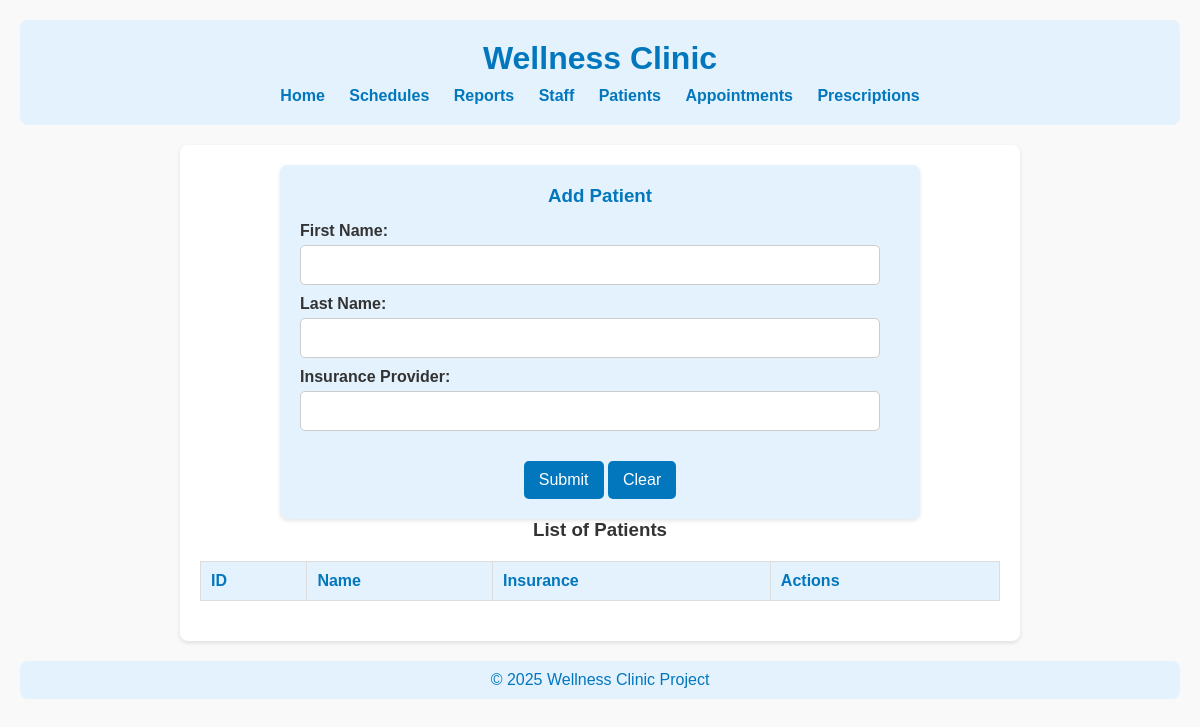
Before: /views/patients.php with the older database file.
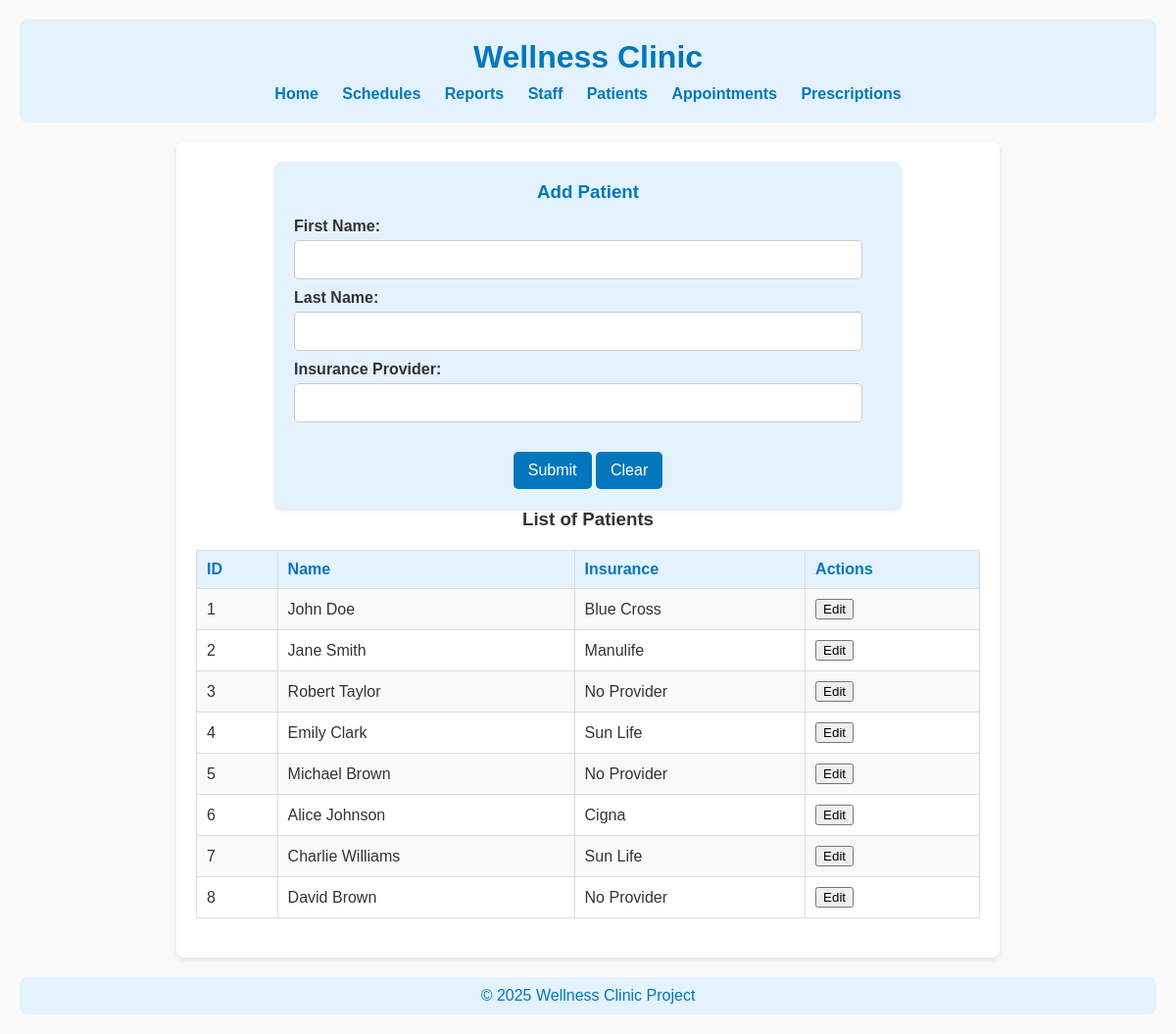
After: the same page with the newer database file.
### tables this page shows
CREATE TABLE patients (
    patient_id INTEGER PRIMARY KEY AUTOINCREMENT,
    first_name TEXT NOT NULL,
    last_name TEXT NOT NULL,
    insurance_provider TEXT NULL
);

### includes/db-classes.inc.php (called while the page is built, shortened)
<?php
class DatabaseHelper
{
    public static function runQuery($connection, $sql, $parameters = null)
    {
        try {
            $statement = null;
            if ($parameters !== null) {
                if (!is_array($parameters)) $parameters = [$parameters];
                $statement = $connection->prepare($sql);
                $executedOk = $statement->execute($parameters);
                if (!$executedOk) throw new PDOException;
            } else {
                $statement = $connection->query($sql);
            }
            return $statement;
        } catch (PDOException $e) {
            error_log("Database Error: " . $e->getMessage());
            return null;
        }
    }
}
class PatientDB
{
    private $pdo;
    private static $baseSQL =
    "SELECT *
                FROM patients";
    public function __construct($connection)
    {
        $this->pdo = $connection;
    }
    public function getAll()
    {
        $sql = self::$baseSQL;
        $statement = DatabaseHelper::runQuery($this->pdo, $sql, null);
        return $statement->fetchAll();
    }
}

### views/patients.php (the view, shortened to what this page needs)
<?php
require_once "../includes/db-classes.inc.php";
$conn = DatabaseHelper::createConnection(DBCONNSTRING);
$patientDB = new PatientDB($conn);
$patients = [];
try {
    $patients = $patientDB->getAll();
} catch (Exception $e) {
    $message = "<p style='color:red;'>{$e->getMessage()}</p>";
}
function generatePatientForm()
{
    return <<<HTML
    <form method="POST">
        <h3>Add Patient</h3>
        <label for="first_name">First Name:</label>
        <input type="text" id="first_name" name="first_name" required>
        <label for="last_name">Last Name:</label>
        <input type="text" id="last_name" name="last_name" required>
        <label for="insurance_provider">Insurance Provider:</label>
        <input type="text" id="insurance_provider" name="insurance_provider">
        <div class="button-group">
            <button type="submit" name="add_patient">Submit</button>
            <button type="reset">Clear</button>
        </div>
    </form>
HTML;
}
function generatePatientTable($patients)
{
    $output = "<section><h3>List of Patients</h3>";
    $output .= "<table border='1'>
                <tr>
                    <th>ID</th>
                    <th>Name</th>
                    <th>Insurance</th>
                    <th>Actions</th>
                </tr>";
    foreach ($patients as $patient) {
        $patientId = $patient['patient_id'];
        $insuranceProvider = !empty($patient['insurance_provider']) ? $patient['insurance_provider'] : "No Provider";
        $output .= "<tr>
                        <td>{$patientId}</td>
                        <td>{$patient['first_name']} {$patient['last_name']}</td>
                        <td>{$insuranceProvider}</td>
                        <td>
                            <button onclick=\"openModal('editModal{$patientId}')\">Edit</button>
                        </td>
                    </tr>";
        $output .= generateEditModal($patient);
    }
    $output .= "</table></section>";
    return $output;
}
function generateEditModal($patient)
{
    $patientId = $patient['patient_id'];
    $firstName = htmlspecialchars($patient['first_name']);
    $lastName = htmlspecialchars($patient['last_name']);
    $insuranceProvider = htmlspecialchars($patient['insurance_provider'] ?? 'No Provider');
    return <<<HTML
    <div id="editModal{$patientId}" class="modal">
        <div class="modal-content">
            <span onclick="closeModal('editModal{$patientId}')" class="close">&times;</span>
            <h2>Edit Patient</h2>
            <form method="POST">
                <input type="hidden" name="patient_id" value="{$patientId}">
                <div class="form-group">
                    <label for="first_name_{$patientId}">First Name:</label>
                    <input type="text" id="first_name_{$patientId}" name="first_name" value="{$firstName}" required>
                </div>
                <div class="form-group">
                    <label for="last_name_{$patientId}">Last Name:</label>
                    <input type="text" id="last_name_{$patientId}" name="last_name" value="{$lastName}" required>
                </div>
                <div class="form-group">
                    <label for="insurance_provider_{$patientId}">Insurance Provider:</label>
                    <input type="text" id="insurance_provider_{$patientId}" name="insurance_provider" value="{$insuranceProvider}">
                </div>
                <div class="button-group">
                    <button type="submit" name="update_patient">Update</button>
                    <button type="submit" name="delete_patient" style="background-color: red;">Delete</button>
                </div>
            </form>
        </div>
    </div>
HTML;
}
?>
<!DOCTYPE html>
<html lang="en">
<head>
    <link rel="stylesheet" href="../css/styles.css">
</head>
<body>
    <header>
        <h1>Wellness Clinic</h1>
        <nav>
            <ul>
                <li><a href="<?php echo BASE_URL; ?>/index.php">Home</a></li>
                <li><a href="<?php echo BASE_URL; ?>/views/schedule.php">Schedules</a></li>
                <li><a href="<?php echo BASE_URL; ?>/views/reports.php">Reports</a></li>
                <li><a href="<?php echo BASE_URL; ?>/views/staff.php">Staff</a></li>
                <li><a href="<?php echo BASE_URL; ?>/views/patients.php">Patients</a></li>
                <li><a href="<?php echo BASE_URL; ?>/views/appointments.php">Appointments</a></li>
                <li><a href="<?php echo BASE_URL; ?>/views/prescription.php">Prescriptions</a></li>
            </ul>
        </nav>
    </header>
    <main>
        <?= generatePatientForm(); ?>
        <?= generatePatientTable($patients); ?>
    </main>
    <footer>
        <p>&copy; <?php echo date("Y"); ?> Wellness Clinic Project</p>
    </footer>
</body>
</html>

### css/styles.css (style rules this page uses)
body, h1, h3, p, ul, li, table { margin: 0; padding: 0; box-sizing: border-box; }
body { font-family: Arial, sans-serif; background-color: #f9f9f9; color: #333; text-align: center; padding: 20px; }
header { background-color: #e3f2fd; padding: 20px; margin-bottom: 20px; border-radius: 8px; }
header h1 { color: #0277bd; font-size: 2rem; margin-bottom: 10px; }
header nav ul { list-style: none; padding: 0; }
header nav ul li { display: inline; margin: 0 10px; }
header nav ul li a { text-decoration: none; color: #0277bd; font-weight: bold; }
main { background-color: #ffffff; padding: 20px; border-radius: 8px; box-shadow: 0 2px 4px rgba(0, 0, 0, 0.1); max-width: 800px; margin: 0 auto; }
main table { width: 100%; border-collapse: collapse; margin: 20px 0; }
main table th, main table td { border: 1px solid #ddd; padding: 10px; text-align: left; }
main table th { background-color: #e3f2fd; color: #0277bd; }
main table tr:nth-child(even) { background-color: #f9f9f9; }
footer { margin-top: 20px; padding: 10px; background-color: #e3f2fd; border-radius: 8px; color: #0277bd; }

### views/patients.php (style rules this page uses)
form { background-color: #e3f2fd; padding: 20px; border-radius: 8px; margin-bottom: 20px; box-shadow: 0 2px 4px rgba(0, 0, 0, 0.1); max-width: 600px; margin: 0 auto; text-align: left; }
form h3 { color: #0277bd; text-align: center; margin-bottom: 15px; }
form label { font-weight: bold; margin-top: 10px; display: block; color: #333; }
form input, form select { width: 100%; padding: 10px; margin-top: 5px; border: 1px solid #ccc; border-radius: 5px; font-size: 1rem; }
form input, form select { width: calc(100% - 20px); padding: 10px; margin-top: 5px; border: 1px solid #ccc; border-radius: 5px; font-size: 1rem; box-sizing: border-box; }
form button { background-color: #0277bd; color: white; border: none; padding: 10px 15px; border-radius: 5px; cursor: pointer; font-size: 1rem; margin-top: 15px; transition: background-color 0.3s ease; display: inline-block; }
form .button-group { text-align: center; margin-top: 15px; }

Changed rows visible on the page:
added patients: patient_id "1", first_name "John", last_name "Doe", insurance_provider "Blue Cross"
added patients: patient_id "2", first_name "Jane", last_name "Smith", insurance_provider "Manulife"
added patients: patient_id "3", first_name "Robert", last_name "Taylor", insurance_provider "No Provider"
added patients: patient_id "4", first_name "Emily", last_name "Clark", insurance_provider "Sun Life"
added patients: patient_id "5", first_name "Michael", last_name "Brown", insurance_provider "No Provider"
added patients: patient_id "6", first_name "Alice", last_name "Johnson", insurance_provider "Cigna"
added patients: patient_id "7", first_name "Charlie", last_name "Williams", insurance_provider "Sun Life"
added patients: patient_id "8", first_name "David", last_name "Brown", insurance_provider "No Provider"
